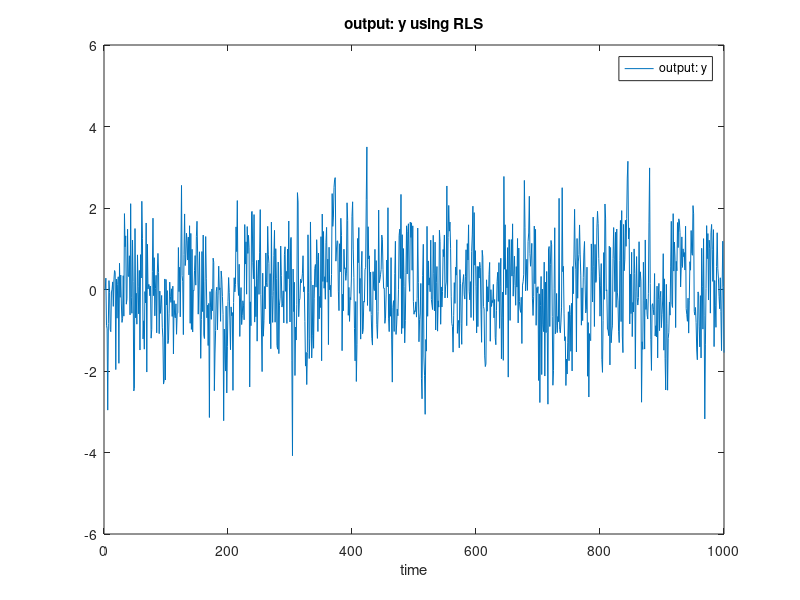
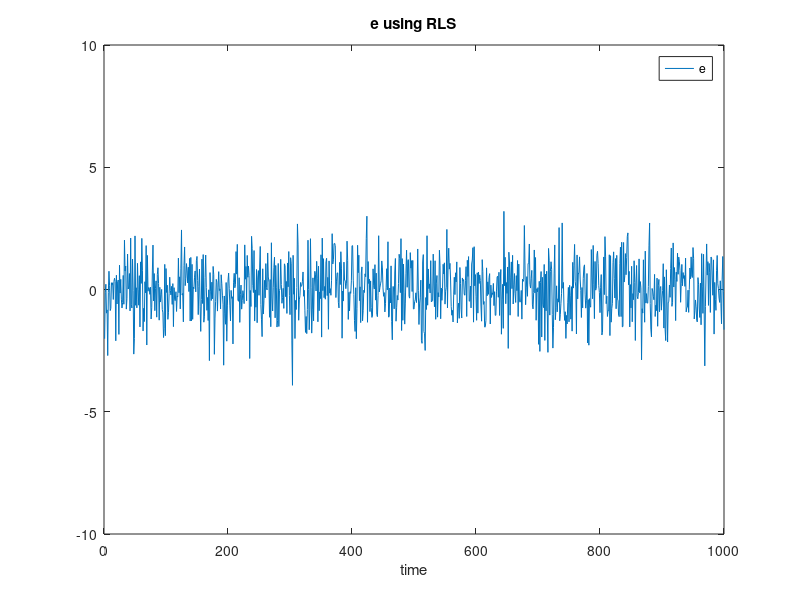
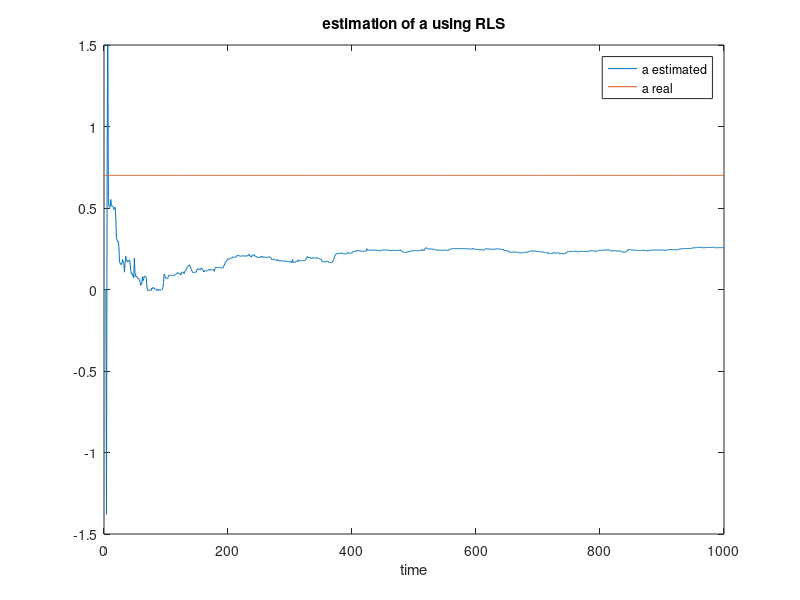
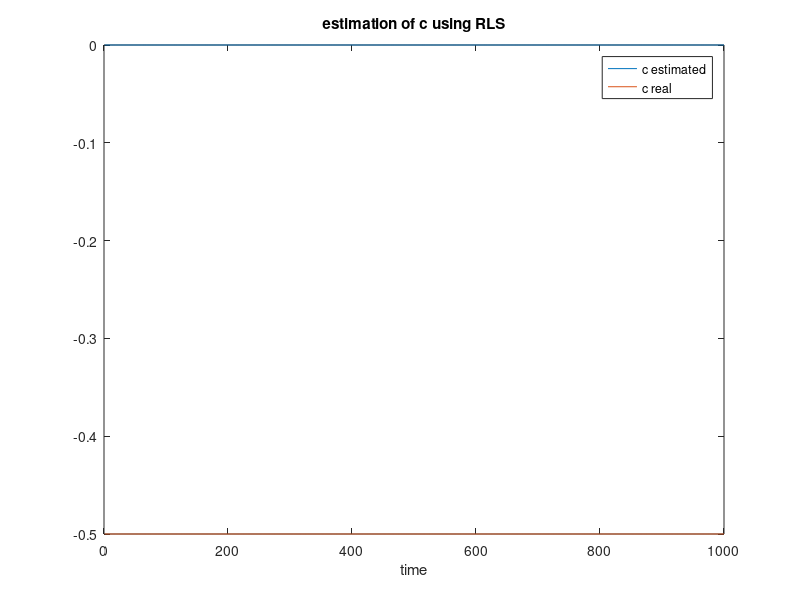

The MATLAB script that drew these images, in order:
%Recursive Least Square
clc 
clear
m=1000;
n = 2;
a = 0.7;
c = -0.5;
p=10*eye(n,n);
e = wgn(m,1,.1);
y = zeros(m,1);
phi = zeros(n,m);
theta=zeros(n,m);
for t=3:m
    y(t) = a * y(t-1) + c * e(t-1) + e(t) ;
    phi(:,t) = [y(t-1) 0]';
    p=p-p*(phi(:,t)*phi(:,t)')*p/(1+phi(:,t)'*p*phi(:,t));
    k = p *phi(:,t);
    theta(:,t)=theta(:,t-1)+k*(y(t)-phi(:,t)'*theta(:,t-1));
end
figure(1)
plot(1:m,y)
axis([0 m -6 6])
legend({'output: y'})
xlabel('time')
title('output: y using RLS')
figure(2)
plot(1:m,e)
axis([0 m -10 10])
legend({'e'})
xlabel('time')
title('e using RLS')
figure (3) 
plot(1:m,theta(1,:))
hold on
plot(1:m,a*ones(1,m))
hold off
axis([0 m -1.5 1.5])
legend({'a estimated','a real'})
xlabel('time') 
title('estimation of a using RLS')
figure (4)
plot(1:m,theta(2,:))
hold on
plot(1:m,c*ones(1,m))
hold off
legend({'c estimated','c real'})
xlabel('time')
title('estimation of c using RLS')


% Extended Least Square
clc 
clear
m=1000;
n = 3;
a = 0.7;
c = -0.5;
p=10*eye(n,n);
e = wgn(m,1,1);
y = zeros(m,1);
phi = zeros(n,m);
theta=zeros(n,m);
epsilon = zeros(m,1);
for t=3:m
    y(t) = a * y(t-1) + c * e(t-1) + e(t);
    phi(:,t) = [y(t-1)  e(t-1) epsilon(t-1)]';
    epsilon(t) = y(t) - phi(:,t)' * theta(:,t-1);
    p=p-p*(phi(:,t)*phi(:,t)')*p/(1+phi(:,t)'*p*phi(:,t));
    theta(:,t)=theta(:,t-1)+p*phi(:,t)*(y(t)-phi(:,t)'*theta(:,t-1));
end
figure(5)
plot(1:m,y)
axis([0 m -6 6])
legend({'output: y'})
xlabel('time')
title('output: y using ELS')
figure(6)
plot(1:m,e)
axis([0 m -10 10])
legend({'e'})
xlabel('time')
title('e using ELS')
figure (7) 
plot(1:m,theta(1,:))
hold on
plot(1:m,a*ones(1,m))
hold off
legend({'a estimated','a real'})
xlabel('time') 
title('estimation of a using ELS')
figure (8)
plot(1:m,theta(2,:))
hold on
plot(1:m,c*ones(1,m))
hold off
legend({'c estimated','c real'})
xlabel('time')
title('estimation of c using ELS')

% Approximate Maximum Likelihood
clc 
clear
m=1000;
n = 3;
a = 0.7;
c = -0.5;
p=10*eye(n,n);
e = wgn(m,1,1);
y = zeros(m,1);
phi = zeros(n,m);
theta=zeros(n,m);
eta = zeros(m,1);
for t=3:m
   y(t) = a * y(t-1) + c * e(t-1) + e(t);
   phi(:,t) = [y(t-1)  e(t-1) eta(t-1)]';
   eta(t) = y(t) - phi(:,t)' * theta(:,t);
   p=p-p*(phi(:,t)*phi(:,t)')*p/(1+phi(:,t)'*p*phi(:,t));
   theta(:,t)=theta(:,t-1)+p*phi(:,t)*(y(t)-phi(:,t)'*theta(:,t-1));
end
figure(9)
plot(1:m,y)
axis([0 m -6 6])
legend({'output: y'})
xlabel('time')
title('output: y using AML')
figure(10)
plot(1:m,e)
axis([0 m -10 10])
legend({'e'})
xlabel('time')
title('e using AML')
figure (11) 
plot(1:m,theta(1,:))
hold on
plot(1:m,a*ones(1,m))
hold off
legend({'a estimated','a real'})
xlabel('time') 
title('estimation of a using AML')
figure (12)
plot(1:m,theta(2,:))
hold on
plot(1:m,c*ones(1,m))
hold off
legend({'c estimated','c real'})
xlabel('time')
title('estimation of c using AML')